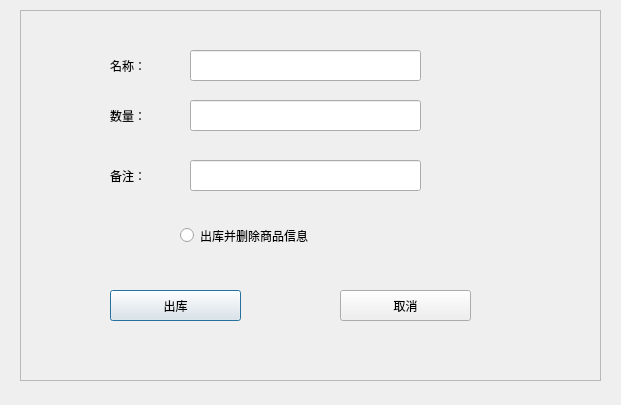
<?xml version="1.0" encoding="UTF-8"?>
<ui version="4.0">
 <class>GetOut</class>
 <widget class="QDialog" name="GetOut">
  <property name="geometry">
   <rect>
    <x>0</x>
    <y>0</y>
    <width>621</width>
    <height>405</height>
   </rect>
  </property>
  <property name="windowTitle">
   <string>Dialog</string>
  </property>
  <widget class="QFrame" name="frame">
   <property name="geometry">
    <rect>
     <x>20</x>
     <y>10</y>
     <width>581</width>
     <height>371</height>
    </rect>
   </property>
   <property name="frameShape">
    <enum>QFrame::StyledPanel</enum>
   </property>
   <property name="frameShadow">
    <enum>QFrame::Raised</enum>
   </property>
   <widget class="QLabel" name="label_5">
    <property name="geometry">
     <rect>
      <x>90</x>
      <y>150</y>
      <width>71</width>
      <height>31</height>
     </rect>
    </property>
    <property name="text">
     <string>备注：</string>
    </property>
   </widget>
   <widget class="QLineEdit" name="moreOut">
    <property name="geometry">
     <rect>
      <x>170</x>
      <y>150</y>
      <width>231</width>
      <height>31</height>
     </rect>
    </property>
   </widget>
   <widget class="QLineEdit" name="numberPutOut">
    <property name="geometry">
     <rect>
      <x>170</x>
      <y>90</y>
      <width>231</width>
      <height>31</height>
     </rect>
    </property>
   </widget>
   <widget class="QLabel" name="label_6">
    <property name="geometry">
     <rect>
      <x>90</x>
      <y>90</y>
      <width>71</width>
      <height>31</height>
     </rect>
    </property>
    <property name="text">
     <string>数量：</string>
    </property>
   </widget>
   <widget class="QLineEdit" name="namePutOut">
    <property name="geometry">
     <rect>
      <x>170</x>
      <y>40</y>
      <width>231</width>
      <height>31</height>
     </rect>
    </property>
   </widget>
   <widget class="QLabel" name="label_7">
    <property name="geometry">
     <rect>
      <x>90</x>
      <y>40</y>
      <width>71</width>
      <height>31</height>
     </rect>
    </property>
    <property name="text">
     <string>名称：</string>
    </property>
   </widget>
   <widget class="QPushButton" name="Out">
    <property name="geometry">
     <rect>
      <x>90</x>
      <y>280</y>
      <width>131</width>
      <height>31</height>
     </rect>
    </property>
    <property name="text">
     <string>出库</string>
    </property>
   </widget>
   <widget class="QPushButton" name="cencleOut">
    <property name="geometry">
     <rect>
      <x>320</x>
      <y>280</y>
      <width>131</width>
      <height>31</height>
     </rect>
    </property>
    <property name="text">
     <string>取消</string>
    </property>
   </widget>
   <widget class="QRadioButton" name="deleteInformation">
    <property name="geometry">
     <rect>
      <x>160</x>
      <y>210</y>
      <width>251</width>
      <height>31</height>
     </rect>
    </property>
    <property name="text">
     <string>出库并删除商品信息</string>
    </property>
   </widget>
  </widget>
 </widget>
 <resources/>
 <connections/>
</ui>
